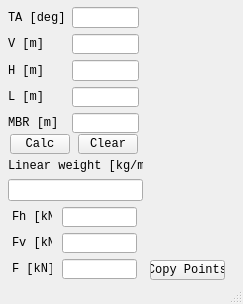
<?xml version="1.0" encoding="UTF-8"?>
<ui version="4.0">
 <class>MainWindow</class>
 <widget class="QMainWindow" name="MainWindow">
  <property name="geometry">
   <rect>
    <x>0</x>
    <y>0</y>
    <width>243</width>
    <height>304</height>
   </rect>
  </property>
  <property name="minimumSize">
   <size>
    <width>150</width>
    <height>180</height>
   </size>
  </property>
  <property name="windowTitle">
   <string>MainWindow</string>
  </property>
  <widget class="QWidget" name="centralwidget">
   <widget class="QWidget" name="layoutWidget">
    <property name="geometry">
     <rect>
      <x>8</x>
      <y>7</y>
      <width>131</width>
      <height>126</height>
     </rect>
    </property>
    <layout class="QGridLayout" name="gridLayout">
     <item row="0" column="0">
      <widget class="QLabel" name="label_4">
       <property name="font">
        <font>
         <family>Consolas</family>
        </font>
       </property>
       <property name="text">
        <string>TA [deg]</string>
       </property>
      </widget>
     </item>
     <item row="0" column="1">
      <widget class="QLineEdit" name="lineTA">
       <property name="font">
        <font>
         <family>Consolas</family>
        </font>
       </property>
      </widget>
     </item>
     <item row="1" column="0">
      <widget class="QLabel" name="label">
       <property name="font">
        <font>
         <family>Consolas</family>
        </font>
       </property>
       <property name="text">
        <string>V [m]</string>
       </property>
      </widget>
     </item>
     <item row="1" column="1">
      <widget class="QLineEdit" name="lineV">
       <property name="font">
        <font>
         <family>Consolas</family>
        </font>
       </property>
       <property name="text">
        <string/>
       </property>
      </widget>
     </item>
     <item row="2" column="0">
      <widget class="QLabel" name="label_2">
       <property name="font">
        <font>
         <family>Consolas</family>
        </font>
       </property>
       <property name="text">
        <string>H [m]</string>
       </property>
      </widget>
     </item>
     <item row="2" column="1">
      <widget class="QLineEdit" name="lineH">
       <property name="font">
        <font>
         <family>Consolas</family>
        </font>
       </property>
      </widget>
     </item>
     <item row="3" column="0">
      <widget class="QLabel" name="label_3">
       <property name="font">
        <font>
         <family>Consolas</family>
        </font>
       </property>
       <property name="text">
        <string>L [m]</string>
       </property>
      </widget>
     </item>
     <item row="3" column="1">
      <widget class="QLineEdit" name="lineL">
       <property name="font">
        <font>
         <family>Consolas</family>
        </font>
       </property>
      </widget>
     </item>
     <item row="4" column="0">
      <widget class="QLabel" name="label_5">
       <property name="font">
        <font>
         <family>Consolas</family>
        </font>
       </property>
       <property name="text">
        <string>MBR [m]</string>
       </property>
      </widget>
     </item>
     <item row="4" column="1">
      <widget class="QLineEdit" name="lineMBR">
       <property name="font">
        <font>
         <family>Consolas</family>
        </font>
       </property>
      </widget>
     </item>
    </layout>
   </widget>
   <widget class="QWidget" name="layoutWidget">
    <property name="geometry">
     <rect>
      <x>8</x>
      <y>133</y>
      <width>134</width>
      <height>22</height>
     </rect>
    </property>
    <layout class="QHBoxLayout" name="horizontalLayout">
     <item>
      <widget class="QPushButton" name="btnCalc">
       <property name="minimumSize">
        <size>
         <width>60</width>
         <height>20</height>
        </size>
       </property>
       <property name="maximumSize">
        <size>
         <width>60</width>
         <height>20</height>
        </size>
       </property>
       <property name="font">
        <font>
         <family>Consolas</family>
        </font>
       </property>
       <property name="text">
        <string>Calc</string>
       </property>
      </widget>
     </item>
     <item>
      <widget class="QPushButton" name="btnClear">
       <property name="minimumSize">
        <size>
         <width>60</width>
         <height>20</height>
        </size>
       </property>
       <property name="maximumSize">
        <size>
         <width>60</width>
         <height>20</height>
        </size>
       </property>
       <property name="font">
        <font>
         <family>Consolas</family>
        </font>
       </property>
       <property name="text">
        <string>Clear</string>
       </property>
      </widget>
     </item>
    </layout>
   </widget>
   <widget class="QPushButton" name="btnCopy">
    <property name="geometry">
     <rect>
      <x>150</x>
      <y>260</y>
      <width>75</width>
      <height>20</height>
     </rect>
    </property>
    <property name="font">
     <font>
      <family>Consolas</family>
     </font>
    </property>
    <property name="text">
     <string>Copy Points</string>
    </property>
   </widget>
   <widget class="QWidget" name="">
    <property name="geometry">
     <rect>
      <x>8</x>
      <y>158</y>
      <width>135</width>
      <height>121</height>
     </rect>
    </property>
    <layout class="QVBoxLayout" name="verticalLayout">
     <item>
      <widget class="QLabel" name="label_6">
       <property name="font">
        <font>
         <family>Consolas</family>
        </font>
       </property>
       <property name="text">
        <string>Linear weight [kg/m]</string>
       </property>
      </widget>
     </item>
     <item>
      <widget class="QLineEdit" name="lineWeight"/>
     </item>
     <item>
      <layout class="QGridLayout" name="gridLayout_2">
       <item row="0" column="0">
        <widget class="QLabel" name="label_7">
         <property name="minimumSize">
          <size>
           <width>40</width>
           <height>20</height>
          </size>
         </property>
         <property name="maximumSize">
          <size>
           <width>40</width>
           <height>20</height>
          </size>
         </property>
         <property name="font">
          <font>
           <family>Consolas</family>
          </font>
         </property>
         <property name="text">
          <string>Fh [kN]</string>
         </property>
        </widget>
       </item>
       <item row="0" column="1">
        <widget class="QLineEdit" name="lineFh">
         <property name="enabled">
          <bool>true</bool>
         </property>
         <property name="minimumSize">
          <size>
           <width>75</width>
           <height>20</height>
          </size>
         </property>
         <property name="maximumSize">
          <size>
           <width>75</width>
           <height>20</height>
          </size>
         </property>
         <property name="font">
          <font>
           <family>Consolas</family>
          </font>
         </property>
        </widget>
       </item>
       <item row="1" column="0">
        <widget class="QLabel" name="label_8">
         <property name="minimumSize">
          <size>
           <width>40</width>
           <height>20</height>
          </size>
         </property>
         <property name="maximumSize">
          <size>
           <width>40</width>
           <height>20</height>
          </size>
         </property>
         <property name="font">
          <font>
           <family>Consolas</family>
          </font>
         </property>
         <property name="text">
          <string>Fv [kN]</string>
         </property>
        </widget>
       </item>
       <item row="1" column="1">
        <widget class="QLineEdit" name="lineFv">
         <property name="enabled">
          <bool>true</bool>
         </property>
         <property name="minimumSize">
          <size>
           <width>75</width>
           <height>20</height>
          </size>
         </property>
         <property name="maximumSize">
          <size>
           <width>75</width>
           <height>20</height>
          </size>
         </property>
         <property name="font">
          <font>
           <family>Consolas</family>
          </font>
         </property>
        </widget>
       </item>
       <item row="2" column="0">
        <widget class="QLabel" name="label_9">
         <property name="minimumSize">
          <size>
           <width>40</width>
           <height>20</height>
          </size>
         </property>
         <property name="maximumSize">
          <size>
           <width>40</width>
           <height>20</height>
          </size>
         </property>
         <property name="font">
          <font>
           <family>Consolas</family>
          </font>
         </property>
         <property name="text">
          <string>F [kN]</string>
         </property>
        </widget>
       </item>
       <item row="2" column="1">
        <widget class="QLineEdit" name="lineF">
         <property name="enabled">
          <bool>true</bool>
         </property>
         <property name="minimumSize">
          <size>
           <width>75</width>
           <height>20</height>
          </size>
         </property>
         <property name="maximumSize">
          <size>
           <width>75</width>
           <height>20</height>
          </size>
         </property>
         <property name="font">
          <font>
           <family>Consolas</family>
          </font>
         </property>
        </widget>
       </item>
      </layout>
     </item>
    </layout>
   </widget>
  </widget>
  <widget class="QStatusBar" name="statusbar"/>
  <action name="actionItem">
   <property name="text">
    <string>item</string>
   </property>
  </action>
 </widget>
 <resources/>
 <connections/>
</ui>
